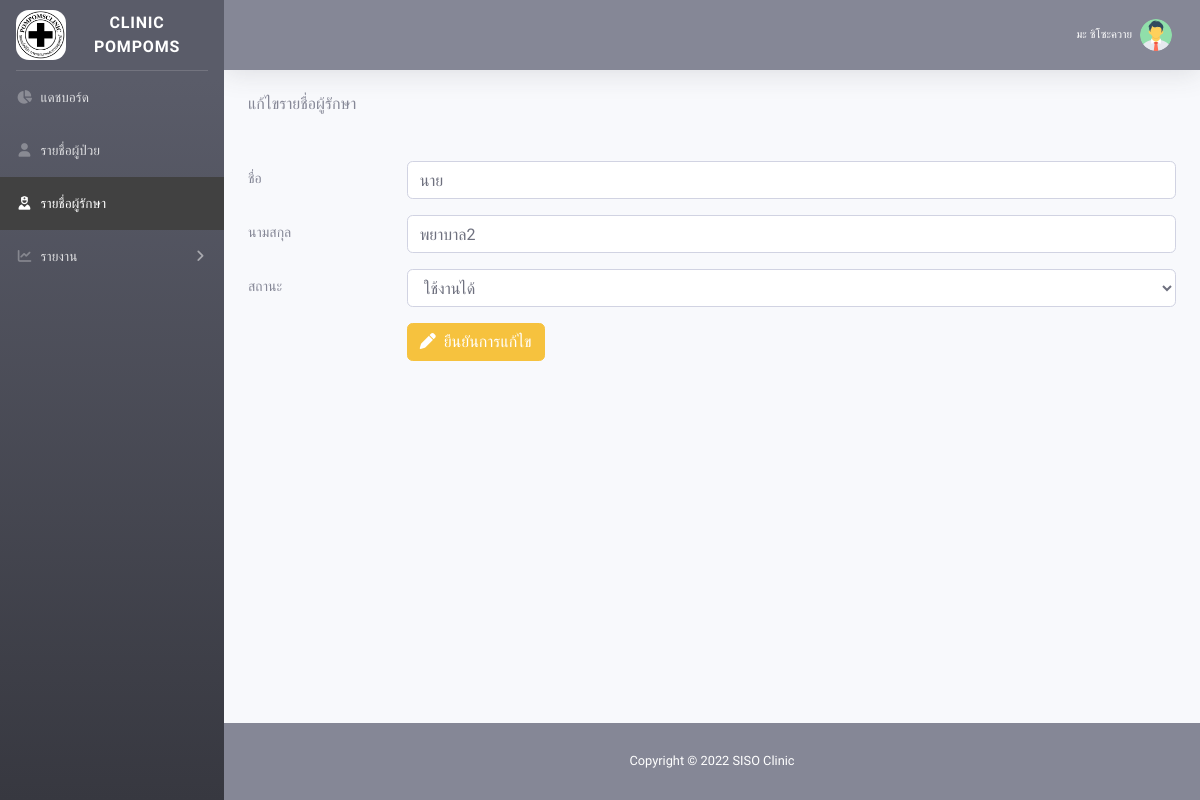
The app's page /?page=nurse-edit&nurse_id=2 (signed in), older data.
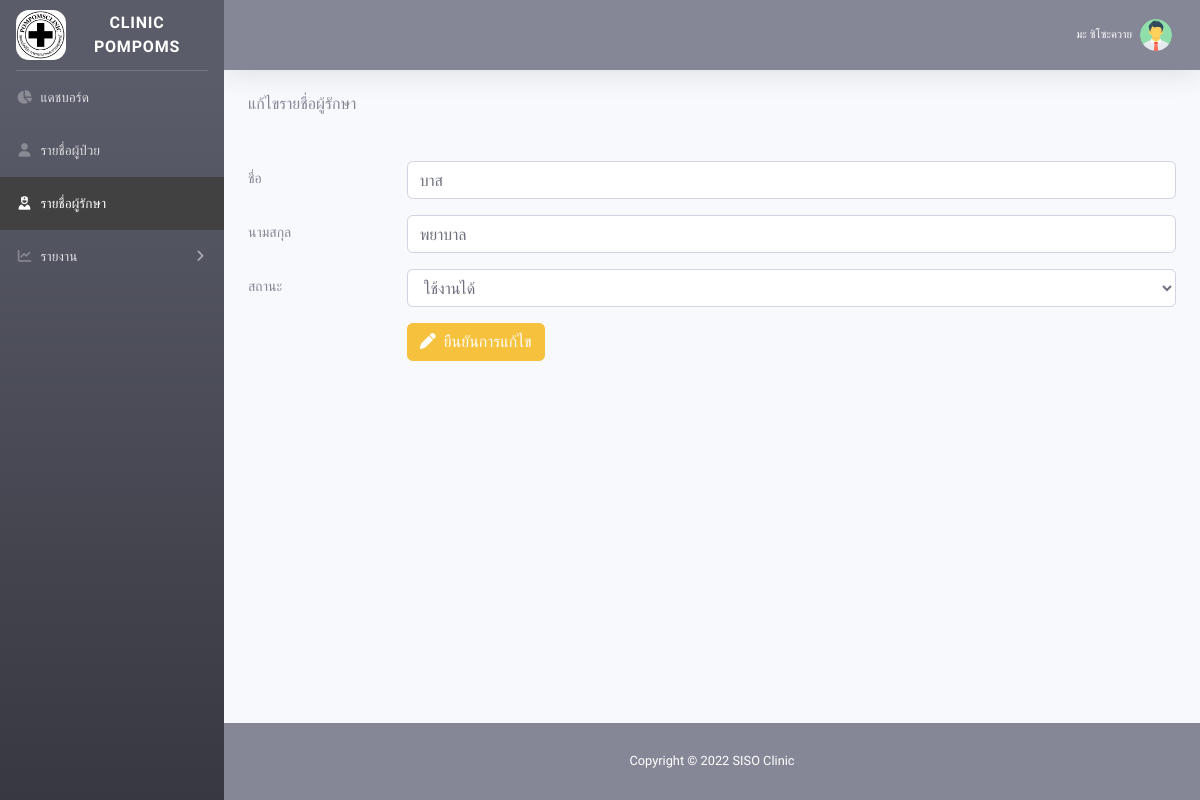
The same page, newer data.
### tables this page shows
CREATE TABLE `nurse`  (
  `nurse_id` int(11) NOT NULL,
  `nurse_name` varchar(200) NULL DEFAULT NULL,
  `nurse_lname` varchar(200) NULL DEFAULT NULL,
  `status` varchar(1) NULL DEFAULT NULL,
  `add_by` int(11) NULL DEFAULT NULL,
  `add_when` datetime(0) NULL DEFAULT NULL,
  `edit_by` int(11) NULL DEFAULT NULL,
  `edit_when` datetime(0) NULL DEFAULT NULL,
  PRIMARY KEY (`nurse_id`) USING BTREE
);

### php/autoload.php (called while the page is built, shortened)
<?php
    include_once("class.database.php");
    $DB = new Database(HOST, USER, PASS, DBNAME);

### php/class.database.php (called while the page is built, shortened)
<?php
	class Database {
		var $host = null;
		var $user = null;
		var $pass = null;
		var $dbname = null;
		var $charset = null;
		var $conn = null;
		public function __construct($host, $user, $pass, $dbname, $charset="UTF8") {
			$this->host = $host;
			$this->user = $user;
			$this->pass = $pass;
			$this->dbname = $dbname;
			$this->charset = $charset;
		}
		public function Close() {
			if(!$this->conn->connect_error) return $this->conn->close();
			return null;
		}
		private function Connect() {
			$host = $this->host;
			$user = $this->user;
			$pass = $this->pass;
			$dbname = $this->dbname;
			$this->conn = @new mysqli( $host , $user , $pass, $dbname );
			$this->conn->query("SET NAMES ".$this->charset);
			$this->conn->query("SET sql_mode = 'NO_AUTO_CREATE_USER,NO_ENGINE_SUBSTITUTION'");
		}
		public function Query($sql) {
			$q = $this->conn->query($sql);
			return $q;
		}
		public function QueryObj($sql, $index="") {
			$obj = array();
			$result = $this->Query($sql);
			while($row = $result->fetch_assoc()) {
				if($index=="") $obj[] = $row;
                else $obj[$row[$index]] = $row;
			}
			return $obj;
		}
	}

### pages/nurse-edit/view.php (the view, shortened to what this page needs)
<?php
    $nurse_id = $_GET["nurse_id"];
    $sql = "SELECT * FROM nurse WHERE nurse_id='".$nurse_id."' ";
    $obj = $DB->QueryObj($sql);
    $data = $obj[0];
?>
<div id="wrapper-body">
    <h6 class="mb-5">แก้ไขรายชื่อผู้รักษา</h6>
    <form action="" method="post">
        <div class="form-group row">
            <label for="nurse_name" class="col-lg-2 col-form-label">ชื่อ</label>
            <div class="col-lg-10">
                <input type="text" class="form-control" id="nurse_name" name="nurse_name"
                    value="<?php echo $data["nurse_name"]; ?>" required>
            </div>
        </div>
        <div class="form-group row">
            <label for="nurse_lname" class="col-lg-2 col-form-label">นามสกุล</label>
            <div class="col-lg-10">
                <input type="text" class="form-control" id="nurse_lname" name="nurse_lname"
                    value="<?php echo $data["nurse_lname"]; ?>" required>
            </div>
        </div>
        <div class="form-group row">
            <label for="status" class="col-lg-2 col-form-label">สถานะ</label>
            <div class="col-lg-10">
                <select class="form-control" id="status" name="status" required>
                    <option value="Y" <?php if($data["status"]=="Y") echo 'selected'; ?>>ใช้งานได้</option>
                </select>
            </div>
        </div>
        <div class="form-group row">
            <div class="col-lg-10">
                <button type="submit" name="submit" class="btn btn-warning mb-2">
                    <i class="fas fa-pen mr-1"></i>
                    ยืนยันการแก้ไข
                </button>
            </div>
        </div>
    </form>
</div>

Row changes from the older to the newer data that the page shows:
changed nurse "ใช้งานได้": nurse_name "นาย" → "บาส"; nurse_lname "พยาบาล2" → "พยาบาล"
